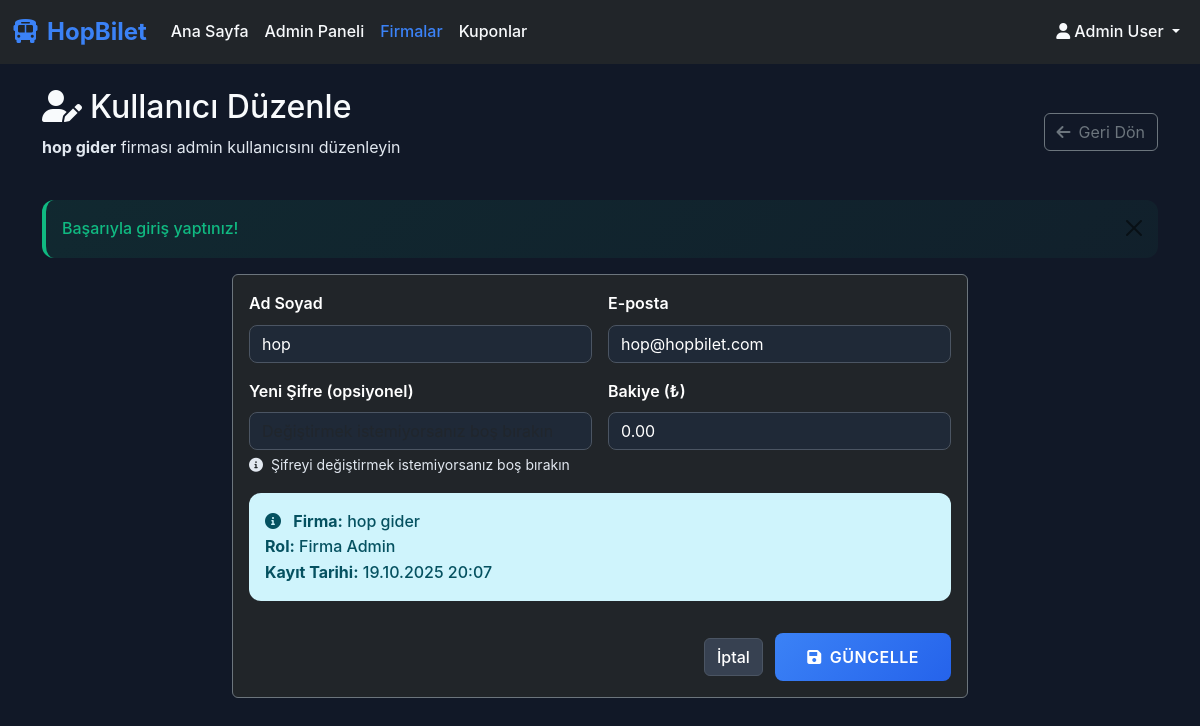
Screenshot of /admin/user_edit.php?id=13 (signed in) with the database file from the repository.
### tables this page shows
CREATE TABLE users (
            id INTEGER PRIMARY KEY AUTOINCREMENT,
            full_name VARCHAR(100) NOT NULL,
            email VARCHAR(100) UNIQUE NOT NULL,
            role TEXT DEFAULT 'user' CHECK(role IN ('user', 'company', 'admin')),
            password VARCHAR(255) NOT NULL,
            company_id INTEGER,
            balance DECIMAL(10,2) DEFAULT 0.00,
            created_at DATETIME DEFAULT CURRENT_TIMESTAMP,
            FOREIGN KEY (company_id) REFERENCES bus_companies(id)
        );

CREATE TABLE bus_companies (
            id INTEGER PRIMARY KEY AUTOINCREMENT,
            name VARCHAR(100) NOT NULL,
            logo_path VARCHAR(255),
            created_at DATETIME DEFAULT CURRENT_TIMESTAMP
        );

### admin/user_edit.php (the view, shortened to what this page needs)
<?php
require_once '../config/database.php';
require_once '../includes/functions.php';
$user_id = (int)$_GET['id'];
$stmt = $pdo->prepare("
    SELECT u.*, bc.name as company_name
    FROM users u
    LEFT JOIN bus_companies bc ON u.company_id = bc.id
    WHERE u.id = ? AND u.role = 'company'
");
$stmt->execute([$user_id]);
$user = $stmt->fetch();
?>
<!DOCTYPE html>
<html lang="tr">
<head>
    <link href="https://cdn.jsdelivr.net/npm/bootstrap@5.3.0/dist/css/bootstrap.min.css" rel="stylesheet">
    <link href="https://cdnjs.cloudflare.com/ajax/libs/font-awesome/6.0.0/css/all.min.css" rel="stylesheet">
    <link href="../assets/css/style.css" rel="stylesheet">
</head>
<body class="dark-theme">
    <nav class="navbar navbar-expand-lg navbar-dark bg-dark">
        <div class="container-fluid">
            <a class="navbar-brand fw-bold" href="../index.php">
                <i class="fas fa-bus me-2"></i>HopBilet
            </a>
            <div class="collapse navbar-collapse" id="navbarNav">
                <ul class="navbar-nav me-auto">
                    <li class="nav-item">
                        <a class="nav-link" href="../index.php">Ana Sayfa</a>
                    </li>
                    <li class="nav-item">
                        <a class="nav-link" href="dashboard.php">Admin Paneli</a>
                    </li>
                    <li class="nav-item">
                        <a class="nav-link active" href="companies.php">Firmalar</a>
                    </li>
                    <li class="nav-item">
                        <a class="nav-link" href="coupons.php">Kuponlar</a>
                    </li>
                </ul>
                <ul class="navbar-nav">
                    <li class="nav-item dropdown">
                        <a class="nav-link dropdown-toggle" href="#" role="button" data-bs-toggle="dropdown">
                            <i class="fas fa-user me-1"></i><?php echo htmlspecialchars($_SESSION['full_name']); ?>
                        </a>
                    </li>
                </ul>
            </div>
        </div>
    </nav>
    <div class="container mt-4">
        <div class="row mb-4">
            <div class="col-12">
                <div class="d-flex justify-content-between align-items-center">
                    <div>
                        <h2 class="text-white">
                            <i class="fas fa-user-edit me-2"></i>Kullanıcı Düzenle
                        </h2>
                        <p class="text-muted">
                            <strong><?php echo h($user['company_name']); ?></strong> firması admin kullanıcısını düzenleyin
                        </p>
                    </div>
                    <a href="company_users.php?id=<?php echo $user['company_id']; ?>" class="btn btn-outline-secondary">
                        <i class="fas fa-arrow-left me-2"></i>Geri Dön
                    </a>
                </div>
            </div>
        </div>
        <div class="row justify-content-center">
            <div class="col-lg-8">
                <div class="card bg-dark border-secondary">
                    <div class="card-body">
                        <form method="POST" class="row g-3">
                            <div class="col-md-6">
                                <label for="full_name" class="form-label">Ad Soyad</label>
                                <input type="text" class="form-control" id="full_name" name="full_name"
                                       value="<?php echo h($user['full_name']); ?>" required>
                            </div>
                            <div class="col-md-6">
                                <label for="email" class="form-label">E-posta</label>
                                <input type="email" class="form-control" id="email" name="email"
                                       value="<?php echo h($user['email']); ?>" required>
                            </div>
                            <div class="col-md-6">
                                <label for="password" class="form-label">Yeni Şifre (opsiyonel)</label>
                                <input type="password" class="form-control" id="password" name="password"
                                       minlength="6" placeholder="Değiştirmek istemiyorsanız boş bırakın">
                                <div class="form-text text-muted">
                                    <i class="fas fa-info-circle me-1"></i>
                                    Şifreyi değiştirmek istemiyorsanız boş bırakın
                                </div>
                            </div>
                            <div class="col-md-6">
                                <label for="balance" class="form-label">Bakiye (₺)</label>
                                <input type="number" class="form-control" id="balance" name="balance"
                                       value="<?php echo number_format($user['balance'], 2, '.', ''); ?>"
                                       step="0.01" min="0">
                            </div>
                            <div class="col-12">
                                <div class="alert alert-info">
                                    <i class="fas fa-info-circle me-2"></i>
                                    <strong>Firma:</strong> <?php echo h($user['company_name']); ?><br>
                                    <strong>Rol:</strong> Firma Admin<br>
                                    <strong>Kayıt Tarihi:</strong> <?php echo formatDate($user['created_at']); ?>
                                </div>
                            </div>
                            <div class="col-12 text-end">
                                <a href="company_users.php?id=<?php echo $user['company_id']; ?>" class="btn btn-secondary me-2">İptal</a>
                                <button type="submit" class="btn btn-primary">
                                    <i class="fas fa-save me-2"></i>Güncelle
                                </button>
                            </div>
                        </form>
                    </div>
                </div>
            </div>
        </div>
    </div>
</body>
</html>

### assets/css/style.css (style rules this page uses)
:root { --primary-color: #3b82f6; --primary-dark: #2563eb; --secondary-color: #8b5cf6; --accent-color: #06b6d4; --success-color: #10b981; --warning-color: #f59e0b; --danger-color: #ef4444; --dark-bg: #111827; --dark-surface: #1f2937; --dark-card: #374151; --dark-text: #ffffff; --dark-muted: #cbd5e1; --border-color: #4b5563; --text-high-contrast: #f8fafc; --text-medium: #e2e8f0; }
* { margin: 0; padding: 0; box-sizing: border-box; }
body { font-family: 'Inter', -apple-system, BlinkMacSystemFont, 'Segoe UI', Roboto, sans-serif; background-color: var(--dark-bg); color: var(--dark-text); line-height: 1.6; }
.dark-theme { background-color: var(--dark-bg); color: var(--dark-text); }
.navbar-brand { font-size: 1.5rem; font-weight: 700; color: var(--primary-color) !important; }
.navbar-dark .navbar-nav .nav-link { color: var(--dark-text) !important; font-weight: 500; transition: color 0.3s ease; }
.navbar-dark .navbar-nav .nav-link.active { color: var(--primary-color) !important; }
.btn-primary { background: linear-gradient(135deg, var(--primary-color), var(--primary-dark)); border: none; font-weight: 600; padding: 0.75rem 2rem; border-radius: 0.5rem; transition: all 0.3s ease; text-transform: uppercase; letter-spacing: 0.5px; }
.btn-secondary { background: var(--dark-card); border: 1px solid var(--border-color); color: var(--dark-text); font-weight: 500; transition: all 0.3s ease; }
.text-white { color: var(--text-high-contrast) !important; }
.text-muted { color: var(--text-medium) !important; }
.card .text-muted { color: var(--text-medium) !important; }
h1, h2, h3, h4, h5, h6 { color: var(--text-high-contrast) !important; }
.navbar-dark .navbar-nav .nav-link { color: var(--text-high-contrast) !important; font-weight: 500; transition: color 0.3s ease; }
.alert { border: none; border-radius: 0.75rem; font-weight: 500; }
.form-control, .form-select { background-color: var(--dark-surface); border: 1px solid var(--border-color); color: var(--dark-text); border-radius: 0.5rem; transition: all 0.3s ease; }
.form-label { color: var(--dark-text); font-weight: 600; margin-bottom: 0.5rem; }

### rows the page displays
users: company.name "hop gider", full_name "hop", email "hop@hopbilet.com", balance "0.00", created_at "19.10.2025 20:07"

### other values shown
$_SESSION['full_name'] "Admin User"
$_SESSION['success_message'] "Başarıyla giriş yaptınız!"
